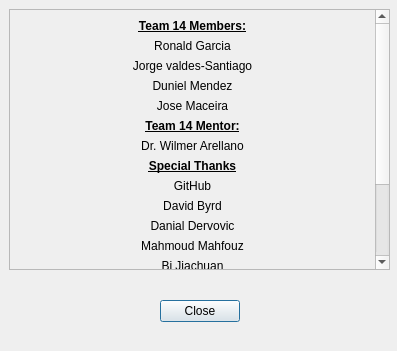
<?xml version="1.0" encoding="UTF-8"?>
<ui version="4.0">
 <class>Dialog</class>
 <widget class="QDialog" name="Dialog">
  <property name="geometry">
   <rect>
    <x>0</x>
    <y>0</y>
    <width>397</width>
    <height>351</height>
   </rect>
  </property>
  <property name="windowTitle">
   <string>Dialog</string>
  </property>
  <property name="layoutDirection">
   <enum>Qt::LeftToRight</enum>
  </property>
  <property name="autoFillBackground">
   <bool>false</bool>
  </property>
  <widget class="QWidget" name="horizontalLayoutWidget">
   <property name="geometry">
    <rect>
     <x>10</x>
     <y>280</y>
     <width>381</width>
     <height>61</height>
    </rect>
   </property>
   <layout class="QHBoxLayout" name="horizontalLayout">
    <item>
     <widget class="QDialogButtonBox" name="buttonBox">
      <property name="orientation">
       <enum>Qt::Vertical</enum>
      </property>
      <property name="standardButtons">
       <set>QDialogButtonBox::Close</set>
      </property>
      <property name="centerButtons">
       <bool>true</bool>
      </property>
     </widget>
    </item>
   </layout>
  </widget>
  <widget class="QWidget" name="widget" native="true">
   <property name="geometry">
    <rect>
     <x>9</x>
     <y>9</y>
     <width>381</width>
     <height>261</height>
    </rect>
   </property>
   <layout class="QVBoxLayout" name="verticalLayout_2">
    <item>
     <widget class="QScrollArea" name="scrollArea">
      <property name="widgetResizable">
       <bool>true</bool>
      </property>
      <widget class="QWidget" name="scrollAreaWidgetContents">
       <property name="geometry">
        <rect>
         <x>0</x>
         <y>0</y>
         <width>344</width>
         <height>366</height>
        </rect>
       </property>
       <layout class="QVBoxLayout" name="verticalLayout">
        <item>
         <widget class="QLabel" name="label">
          <property name="font">
           <font>
            <weight>75</weight>
            <italic>false</italic>
            <bold>true</bold>
            <underline>true</underline>
           </font>
          </property>
          <property name="text">
           <string>Team 14 Members:</string>
          </property>
          <property name="alignment">
           <set>Qt::AlignBottom|Qt::AlignHCenter</set>
          </property>
         </widget>
        </item>
        <item>
         <widget class="QLabel" name="label_2">
          <property name="text">
           <string>Ronald Garcia</string>
          </property>
          <property name="alignment">
           <set>Qt::AlignCenter</set>
          </property>
         </widget>
        </item>
        <item>
         <widget class="QLabel" name="label_3">
          <property name="text">
           <string>Jorge valdes-Santiago</string>
          </property>
          <property name="alignment">
           <set>Qt::AlignCenter</set>
          </property>
         </widget>
        </item>
        <item>
         <widget class="QLabel" name="label_4">
          <property name="text">
           <string>Duniel Mendez</string>
          </property>
          <property name="alignment">
           <set>Qt::AlignCenter</set>
          </property>
         </widget>
        </item>
        <item>
         <widget class="QLabel" name="label_5">
          <property name="text">
           <string>Jose Maceira</string>
          </property>
          <property name="alignment">
           <set>Qt::AlignCenter</set>
          </property>
         </widget>
        </item>
        <item>
         <spacer name="verticalSpacer">
          <property name="orientation">
           <enum>Qt::Vertical</enum>
          </property>
          <property name="sizeHint" stdset="0">
           <size>
            <width>20</width>
            <height>40</height>
           </size>
          </property>
         </spacer>
        </item>
        <item>
         <widget class="QLabel" name="label_6">
          <property name="font">
           <font>
            <weight>75</weight>
            <bold>true</bold>
            <underline>true</underline>
           </font>
          </property>
          <property name="text">
           <string>Team 14 Mentor:</string>
          </property>
          <property name="alignment">
           <set>Qt::AlignCenter</set>
          </property>
         </widget>
        </item>
        <item>
         <widget class="QLabel" name="label_7">
          <property name="text">
           <string>Dr. Wilmer Arellano</string>
          </property>
          <property name="alignment">
           <set>Qt::AlignCenter</set>
          </property>
         </widget>
        </item>
        <item>
         <spacer name="verticalSpacer_2">
          <property name="orientation">
           <enum>Qt::Vertical</enum>
          </property>
          <property name="sizeHint" stdset="0">
           <size>
            <width>20</width>
            <height>40</height>
           </size>
          </property>
         </spacer>
        </item>
        <item>
         <widget class="QLabel" name="label_8">
          <property name="font">
           <font>
            <weight>75</weight>
            <bold>true</bold>
            <underline>true</underline>
           </font>
          </property>
          <property name="text">
           <string>Special Thanks</string>
          </property>
          <property name="alignment">
           <set>Qt::AlignCenter</set>
          </property>
         </widget>
        </item>
        <item>
         <widget class="QLabel" name="label_9">
          <property name="text">
           <string>GitHub</string>
          </property>
          <property name="alignment">
           <set>Qt::AlignCenter</set>
          </property>
         </widget>
        </item>
        <item>
         <widget class="QLabel" name="label_10">
          <property name="text">
           <string>David Byrd</string>
          </property>
          <property name="alignment">
           <set>Qt::AlignCenter</set>
          </property>
         </widget>
        </item>
        <item>
         <widget class="QLabel" name="label_11">
          <property name="text">
           <string>Danial Dervovic</string>
          </property>
          <property name="alignment">
           <set>Qt::AlignCenter</set>
          </property>
         </widget>
        </item>
        <item>
         <widget class="QLabel" name="label_12">
          <property name="text">
           <string>Mahmoud Mahfouz</string>
          </property>
          <property name="alignment">
           <set>Qt::AlignCenter</set>
          </property>
         </widget>
        </item>
        <item>
         <widget class="QLabel" name="label_13">
          <property name="text">
           <string>Bi Jiachuan</string>
          </property>
          <property name="alignment">
           <set>Qt::AlignCenter</set>
          </property>
         </widget>
        </item>
        <item>
         <widget class="QLabel" name="label_14">
          <property name="text">
           <string>Python Software Foundation</string>
          </property>
          <property name="alignment">
           <set>Qt::AlignCenter</set>
          </property>
         </widget>
        </item>
        <item>
         <widget class="QLabel" name="label_15">
          <property name="text">
           <string>Anaconda Inc.</string>
          </property>
          <property name="alignment">
           <set>Qt::AlignCenter</set>
          </property>
         </widget>
        </item>
        <item>
         <widget class="QLabel" name="label_16">
          <property name="text">
           <string>Microsoft Corp.</string>
          </property>
          <property name="alignment">
           <set>Qt::AlignCenter</set>
          </property>
         </widget>
        </item>
        <item>
         <widget class="QLabel" name="label_17">
          <property name="text">
           <string>Qt Group</string>
          </property>
          <property name="alignment">
           <set>Qt::AlignCenter</set>
          </property>
         </widget>
        </item>
        <item>
         <widget class="QLabel" name="label_18">
          <property name="text">
           <string>Qt Project</string>
          </property>
          <property name="alignment">
           <set>Qt::AlignCenter</set>
          </property>
         </widget>
        </item>
       </layout>
      </widget>
     </widget>
    </item>
   </layout>
  </widget>
 </widget>
 <resources/>
 <connections/>
</ui>
